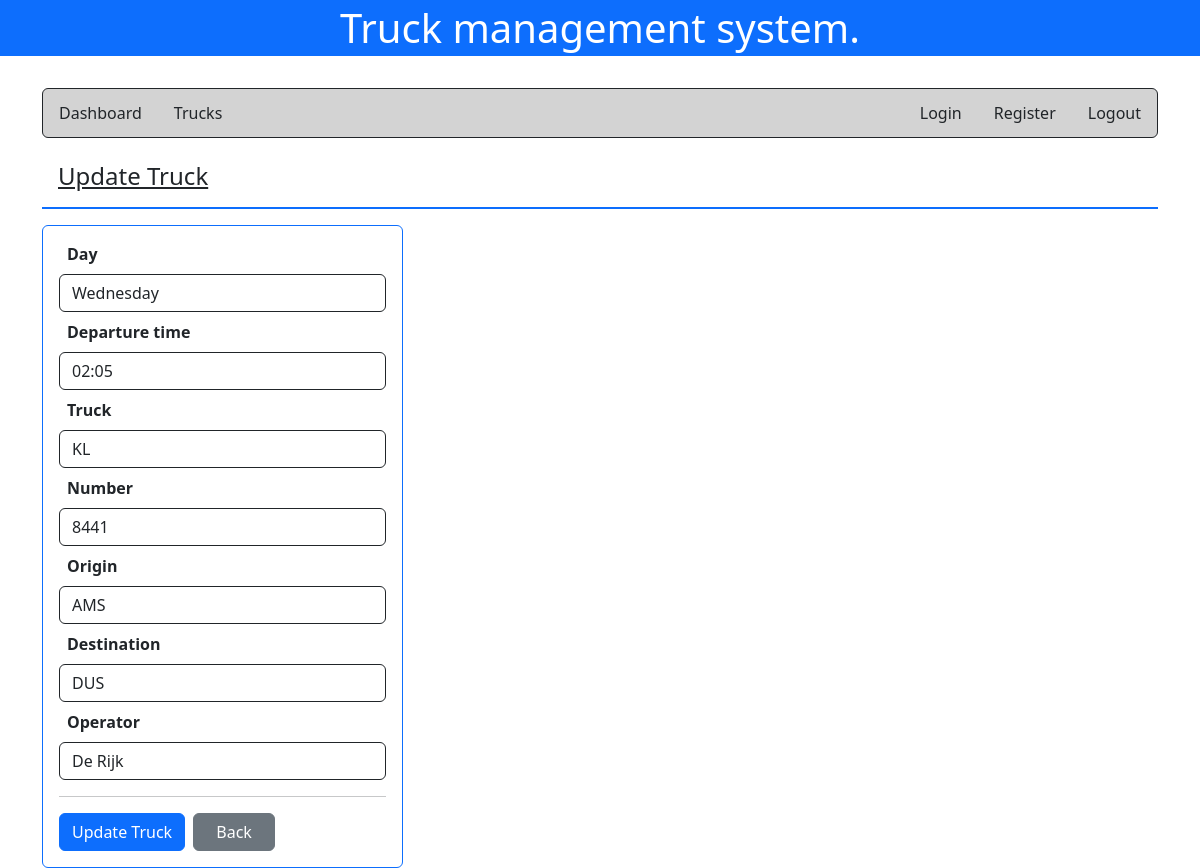
Page /updatetruck/5/ on the committed database.
### emp/models.py (models this page shows, shortened)
class Truck(models.Model):
    truck_id = models.AutoField(primary_key=True)
    truck_day = models.CharField(max_length=50)
    truck_departure_time = models.CharField(max_length=50)
    truck_truck = models.CharField(max_length=50)
    truck_number = models.CharField(max_length=50)
    truck_origin = models.CharField(max_length=50)
    truck_destination = models.CharField(max_length=50)
    truck_operator = models.CharField(max_length=50)
    truck_coloader = models.CharField(max_length=50, null=True, blank=True)
    truck_coolie = models.CharField(max_length=50, null=True, blank=True)
    truck_adr = models.CharField(max_length=50, null=True, blank=True)
    truck_order_number = models.CharField(max_length=50, null=True, blank=True)
    truck_street = models.CharField(max_length=100)
    truck_street_number = models.CharField(max_length=100)
    truck_postal_code = models.CharField(max_length=10, null=True, blank=True)
    truck_city = models.CharField(max_length=50)
    truck_country = models.CharField(max_length=50)
    phone_country_code = models.CharField(max_length=4)
    phone_area_code = models.CharField(max_length=3)
    phone_number = models.CharField(max_length=4)

### emp/views.py (the view, shortened to what this page needs)
# urls.py: path('updatetruck/<int:truck_id>/', views.update_truck, name="updatetruck"),
def update_truck(request, truck_id):
    try:
        truck = Truck.objects.get(truck_id=truck_id)
    except Truck.DoesNotExist:
        return render(request, 'emp/updatetruck.html', {'error_message': 'Truck not found'})
    return render(request, 'emp/updatetruck.html', {'singletruck': truck})

### emp/templates/emp/updatetruck.html (shortened to what this page needs)
{% extends "base.html" %}
{% block content %}
<br />
<h4 class="px-3"><u>Update Truck</u></h4>
<hr class="border border-primary border-1 opacity-100" />
<div class="row g-3">
  <div class="col-md-4">
    <div class="card p-3 border border-primary border-1">
      <form action="{% url 'updatetruck' singletruck.truck_id %}" method="POST">
        <div class="mb-2">
          <label for="truck_day" class="form-label px-2 fw-bold">Day</label>
          <input type="text" class="form-control border border-dark border-1" name="truck_day" value="{{ singletruck.truck_day }} " readonly>
        </div>
        <div class="mb-2">
          <label for="truck_departure_time" class="form-label px-2 fw-bold">Departure time</label>
          <input type="text" class="form-control border border-dark border-1" name="truck_departure_time" value="{{ singletruck.truck_departure_time }} ">
        </div>
        <div class="mb-2">
          <label for="truck_truck" class="form-label px-2 fw-bold">Truck</label>
          <input type="text" class="form-control border border-dark border-1" name="truck_truck" value="{{ singletruck.truck_truck }} " readonly>
        </div>
        <div class="mb-2">
          <label for="truck_number" class="form-label px-2 fw-bold">Number</label>
          <input type="text" class="form-control border border-dark border-1" name="truck_number" value="{{ singletruck.truck_number }} " readonly>
        </div>
        <div class="mb-2">
          <label for="truck_origin" class="form-label px-2 fw-bold">Origin</label>
          <input type="text" class="form-control border border-dark border-1" name="truck_origin" value="{{ singletruck.truck_origin }} " readonly>
        </div>
        <div class="mb-2">
          <label for="truck_destination" class="form-label px-2 fw-bold">Destination</label>
          <input type="text" class="form-control border border-dark border-1" name="truck_destination" value="{{ singletruck.truck_destination }} " readonly>
        </div>
        <div class="mb-2">
          <label for="truck_operator" class="form-label px-2 fw-bold">Operator</label>
          <input type="text" class="form-control border border-dark border-1" name="truck_operator" value="{{ singletruck.truck_operator }}">
        </div>
        <hr>
        <div class="d-flex gap-2">
          <button type="submit" class="btn btn-primary">Update Truck</button>
          <a href="{% url 'alltrucks' %}" class="btn btn-secondary w-25">Back</a>
        </div>
      </form>
    </div>
  </div>
</div>
{% endblock %}

### rows in the picture
Truck: truck_day "Wednesday", truck_departure_time "02:05", truck_truck "KL", truck_number "8441", truck_origin "AMS", truck_destination "DUS", truck_operator "De Rijk"
